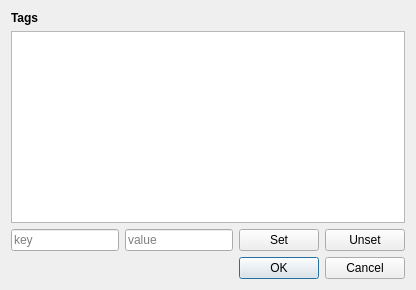
<?xml version="1.0" encoding="UTF-8"?>
<ui version="4.0">
 <class>TagDialog</class>
 <widget class="QDialog" name="TagDialog">
  <property name="windowTitle"><string>Edit Tags</string></property>
  <property name="minimumWidth"><number>520</number></property>
  <property name="minimumHeight"><number>360</number></property>
  <layout class="QVBoxLayout">
   <item>
    <!-- The sequence being edited; set via WidgetData.setLabel before
         requestSubDialog so the editor names its target. -->
    <widget class="QLabel" name="tagSequenceLabel">
     <property name="text"><string>Tags</string></property>
     <property name="font"><font><bold>true</bold></font></property>
    </widget>
   </item>
   <item>
    <!-- Effective tags display: Key / Value / Source. Pre-filled via
         setTableHeaders + setTableRows; override rows tinted via setRowColor.
         Read-only display; staged edits are entered through the inputs below
         and reflected back into the table on the next tick. -->
    <widget class="QTableWidget" name="tagTable">
     <property name="editTriggers"><set>QAbstractItemView::NoEditTriggers</set></property>
     <property name="selectionBehavior"><enum>QAbstractItemView::SelectRows</enum></property>
     <property name="alternatingRowColors"><bool>true</bool></property>
    </widget>
   </item>
   <item>
    <!-- Staging row: key + value inputs and Set/Unset buttons. tagSetButton
         stages an upsert of (tagKey, tagValue); tagUnsetButton stages a removal
         of tagKey. Nothing is committed until the dialog is accepted (OK). -->
    <layout class="QHBoxLayout" name="tagEditRow">
     <item>
      <widget class="QLineEdit" name="tagKey">
       <property name="placeholderText"><string>key</string></property>
      </widget>
     </item>
     <item>
      <widget class="QLineEdit" name="tagValue">
       <property name="placeholderText"><string>value</string></property>
      </widget>
     </item>
     <item>
      <widget class="QPushButton" name="tagSetButton">
       <property name="text"><string>Set</string></property>
      </widget>
     </item>
     <item>
      <widget class="QPushButton" name="tagUnsetButton">
       <property name="text"><string>Unset</string></property>
      </widget>
     </item>
    </layout>
   </item>
   <item>
    <widget class="QDialogButtonBox" name="buttonBox">
     <property name="standardButtons"><set>QDialogButtonBox::Cancel|QDialogButtonBox::Ok</set></property>
    </widget>
   </item>
  </layout>
 </widget>
</ui>
